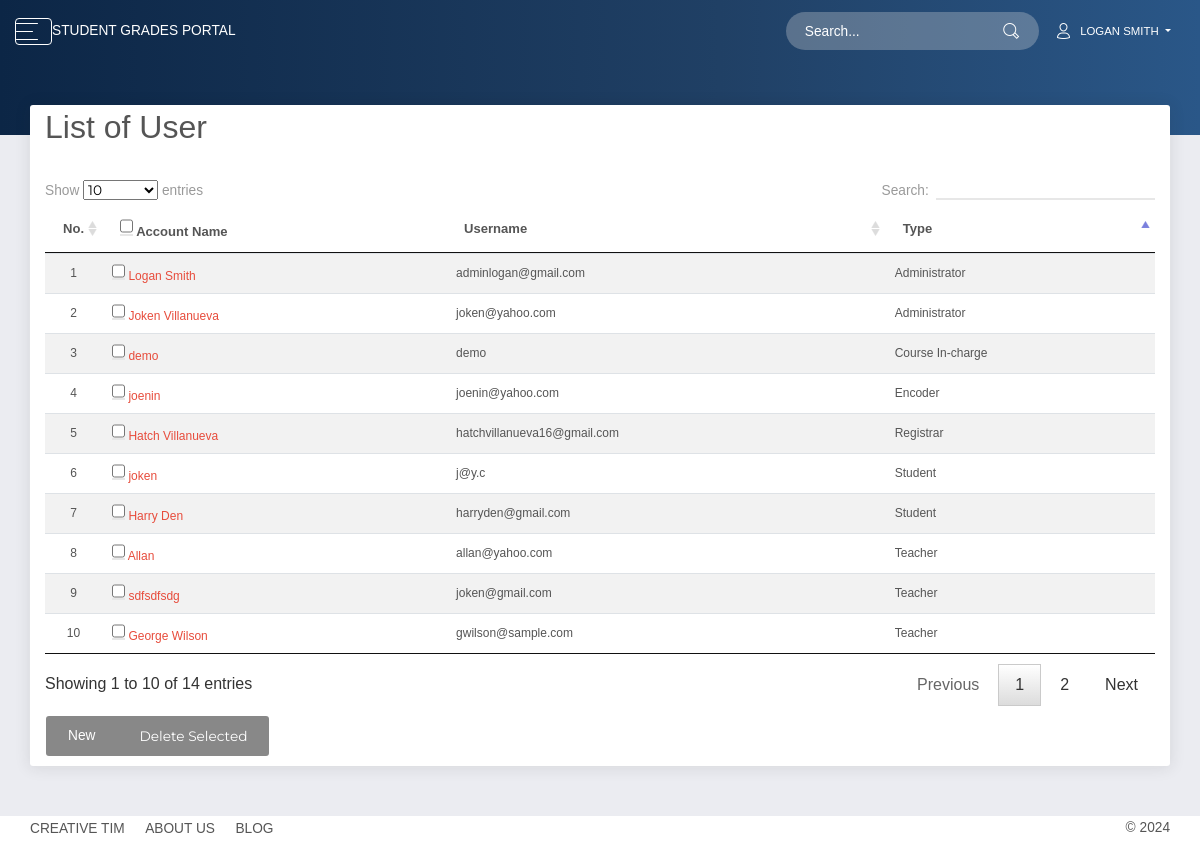
Screenshot of /admin/modules/user/index.php (signed in) with the database file from the repository.
### tables this page shows
CREATE TABLE `useraccounts` (
  `ACCOUNT_ID` int(11) NOT NULL,
  `ACCOUNT_NAME` varchar(255) NOT NULL,
  `ACCOUNT_USERNAME` varchar(255) NOT NULL,
  `ACCOUNT_PASSWORD` text NOT NULL,
  `ACCOUNT_TYPE` varchar(30) NOT NULL
);

### admin/modules/user/index.php (called while the page is built, shortened)
<?php
require_once '../../theme/templates.php';
?>

### includes/database.php (called while the page is built, shortened)
<?php
class Database {
    private $conn;
    public function open_connection() {
        $this->conn = mysqli_connect(DB_SERVER, DB_USER, DB_PASS, DB_NAME);
    }
    function setQuery($sql='') {
        $this->sql_string = $sql;
    }
    function executeQuery() {
        $result = mysqli_query($this->conn, $this->sql_string);
        return $result;
    }
    private function confirm_query($result) {
        return $result;
    }
    function loadResultList($key='') {
        $cur = $this->executeQuery();
        $array = array();
        while ($row = mysqli_fetch_object($cur)) {
            if ($key) {
                $array[$row->$key] = $row;
            } else {
                $array[] = $row;
            }
        }
        return $array;
    }
}
$mydb = new Database();
?>

### admin/modules/user/list.php (the view)
	<h3 align="left">List of User</h3>
			    <form action="controller.php?action=delete" Method="POST">
				<table id="example" class="table table-striped" cellspacing="0">
				  <thead>
				  	<tr>
				  		<th>No.</th>
				  		<th>
				  		 <input type="checkbox" name="chkall" id="chkall" onclick="return checkall('selector[]');">
				  		 Account Name</th>
				  		<th>Username</th>
				  		<th>Type</th>
				  	</tr>
				  </thead>
				  <tbody>
				  	<?php
				  		$mydb->setQuery("SELECT *
											FROM  `useraccounts`");
				  		$cur = $mydb->loadResultList();
						foreach ($cur as $result) {
				  		echo '<tr>';
				  		echo '<td width="5%" align="center"></td>';
				  		echo '<td><input type="checkbox" name="selector[]" id="selector[]" value="'.$result->ACCOUNT_ID. '"/>
				  				<a href="index.php?view=edit&id='.$result->ACCOUNT_ID.'">' . $result->ACCOUNT_NAME.'</a></td>';
				  		echo '<td>'. $result->ACCOUNT_USERNAME.'</td>';
				  		echo '<td>'. $result->ACCOUNT_TYPE.'</td>';
				  		echo '</tr>';
				  	}
				  	?>
				  </tbody>
				</table>
				<?php
				if($_SESSION['ACCOUNT_TYPE']=='Administrator'){
						echo '
				<div class="btn-group">
				  <a href="index.php?view=add" class="btn btn-default">New</a>
				  <button type="submit" class="btn btn-default" name="delete"><span class="glyphicon glyphicon-trash"></span> Delete Selected</button>
				</div>';
			} ?>
				</form>
</div>

### admin/theme/templates.php (style rules this page uses)
table { font-size: 9px; }
table tr td { font-size: 12px; }

### rows the page displays
useraccounts: ACCOUNT_NAME "Logan Smith", ACCOUNT_USERNAME "adminlogan@gmail.com", ACCOUNT_TYPE "Administrator"
useraccounts: ACCOUNT_NAME "Joken Villanueva", ACCOUNT_USERNAME "joken@yahoo.com", ACCOUNT_TYPE "Administrator"
useraccounts: ACCOUNT_NAME "Hatch Villanueva", ACCOUNT_USERNAME "hatchvillanueva16@gmail.com", ACCOUNT_TYPE "Registrar"
useraccounts: ACCOUNT_NAME "joenin", ACCOUNT_USERNAME "joenin@yahoo.com", ACCOUNT_TYPE "Encoder"
useraccounts: ACCOUNT_NAME "joken", ACCOUNT_USERNAME "j@y.c", ACCOUNT_TYPE "Student"
useraccounts: ACCOUNT_NAME "Allan", ACCOUNT_USERNAME "allan@yahoo.com", ACCOUNT_TYPE "Teacher"
useraccounts: ACCOUNT_NAME "sdfsdfsdg", ACCOUNT_USERNAME "joken@gmail.com", ACCOUNT_TYPE "Teacher"
useraccounts: ACCOUNT_NAME "George Wilson", ACCOUNT_USERNAME "gwilson@sample.com", ACCOUNT_TYPE "Teacher"
useraccounts: ACCOUNT_NAME "Harry Den", ACCOUNT_USERNAME "harryden@gmail.com", ACCOUNT_TYPE "Student"
useraccounts: ACCOUNT_NAME "demo", ACCOUNT_USERNAME "demo", ACCOUNT_TYPE "Course In-charge"

### other values shown
$_SESSION['ACCOUNT_NAME'] "LOGAN SMITH"
